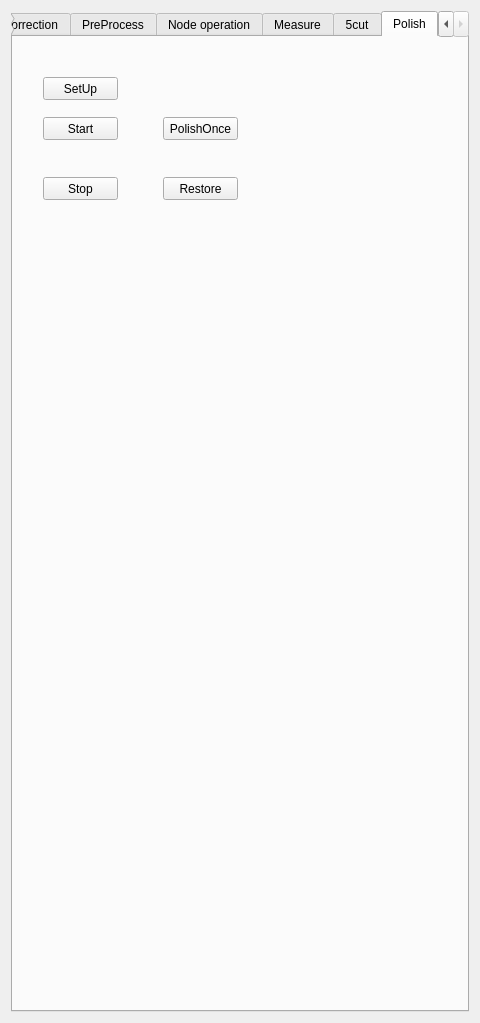
<?xml version="1.0" encoding="UTF-8"?>
<ui version="4.0">
 <class>VCViewControls</class>
 <widget class="QWidget" name="VCViewControls">
  <property name="geometry">
   <rect>
    <x>0</x>
    <y>0</y>
    <width>480</width>
    <height>996</height>
   </rect>
  </property>
  <property name="minimumSize">
   <size>
    <width>0</width>
    <height>0</height>
   </size>
  </property>
  <property name="windowTitle">
   <string>QmitkTemplate</string>
  </property>
  <layout class="QVBoxLayout" name="verticalLayout_4">
   <item>
    <widget class="QTabWidget" name="tabWidget">
     <property name="currentIndex">
      <number>5</number>
     </property>
     <widget class="QWidget" name="tab">
      <attribute name="title">
       <string>virtual correction</string>
      </attribute>
      <layout class="QVBoxLayout" name="verticalLayout">
       <item>
        <layout class="QHBoxLayout" name="horizontalLayout">
         <item>
          <widget class="QPushButton" name="pushButton_CutImage">
           <property name="text">
            <string>CutImage</string>
           </property>
          </widget>
         </item>
         <item>
          <widget class="QPushButton" name="pushButton_AddPoint">
           <property name="text">
            <string>AddPoint</string>
           </property>
          </widget>
         </item>
         <item>
          <widget class="QPushButton" name="pushButton_autoDetect">
           <property name="text">
            <string>Auto Detect</string>
           </property>
          </widget>
         </item>
         <item>
          <widget class="QPushButton" name="pushButton_Updata">
           <property name="text">
            <string>Updata</string>
           </property>
          </widget>
         </item>
         <item>
          <widget class="QPushButton" name="pushButton_Init">
           <property name="text">
            <string>Init</string>
           </property>
          </widget>
         </item>
        </layout>
       </item>
       <item>
        <widget class="Line" name="line_4">
         <property name="orientation">
          <enum>Qt::Horizontal</enum>
         </property>
        </widget>
       </item>
       <item>
        <layout class="QGridLayout" name="gridLayout_8">
         <item row="0" column="0">
          <widget class="QLabel" name="label_10">
           <property name="text">
            <string>Build COR</string>
           </property>
          </widget>
         </item>
         <item row="1" column="0">
          <widget class="QLabel" name="label_12">
           <property name="text">
            <string>Pelvis_left</string>
           </property>
          </widget>
         </item>
         <item row="4" column="1">
          <widget class="QPushButton" name="pushButton_FLC">
           <property name="text">
            <string>Build</string>
           </property>
          </widget>
         </item>
         <item row="3" column="1">
          <widget class="QPushButton" name="pushButton_PRC">
           <property name="text">
            <string>Build</string>
           </property>
          </widget>
         </item>
         <item row="5" column="0">
          <widget class="QLabel" name="label_21">
           <property name="text">
            <string>Femur_right</string>
           </property>
          </widget>
         </item>
         <item row="3" column="0">
          <widget class="QLabel" name="label_15">
           <property name="text">
            <string>Pelvis_right</string>
           </property>
          </widget>
         </item>
         <item row="4" column="0">
          <widget class="QLabel" name="label_16">
           <property name="text">
            <string>Femur_left</string>
           </property>
          </widget>
         </item>
         <item row="5" column="1">
          <widget class="QPushButton" name="pushButton_FRC">
           <property name="text">
            <string>Build</string>
           </property>
          </widget>
         </item>
         <item row="1" column="1">
          <widget class="QPushButton" name="pushButton_PLC">
           <property name="text">
            <string>Build</string>
           </property>
          </widget>
         </item>
         <item row="1" column="2">
          <widget class="QLineEdit" name="lineEdit_PLC"/>
         </item>
         <item row="3" column="2">
          <widget class="QLineEdit" name="lineEdit_PRC"/>
         </item>
         <item row="4" column="2">
          <widget class="QLineEdit" name="lineEdit_FLC"/>
         </item>
         <item row="5" column="2">
          <widget class="QLineEdit" name="lineEdit_FRC"/>
         </item>
        </layout>
       </item>
       <item>
        <widget class="Line" name="line_5">
         <property name="orientation">
          <enum>Qt::Horizontal</enum>
         </property>
        </widget>
       </item>
       <item>
        <layout class="QGridLayout" name="gridLayout">
         <item row="5" column="1">
          <layout class="QGridLayout" name="gridLayout_2">
           <item row="0" column="0">
            <widget class="QLabel" name="label">
             <property name="text">
              <string>Pelvis Surface</string>
             </property>
            </widget>
           </item>
           <item row="1" column="1">
            <widget class="QLineEdit" name="lineEdit_objname_asis"/>
           </item>
           <item row="0" column="1">
            <widget class="QLineEdit" name="lineEdit_objname_pelvis"/>
           </item>
           <item row="1" column="0">
            <widget class="QLabel" name="label_2">
             <property name="text">
              <string>ASIS</string>
             </property>
            </widget>
           </item>
           <item row="2" column="0">
            <widget class="QLabel" name="label_13">
             <property name="text">
              <string>PT</string>
             </property>
            </widget>
           </item>
           <item row="2" column="1">
            <widget class="QLineEdit" name="lineEdit_objname_PT"/>
           </item>
          </layout>
         </item>
         <item row="5" column="3">
          <widget class="QPushButton" name="pushButton_buildPelvis">
           <property name="text">
            <string>Build</string>
           </property>
          </widget>
         </item>
         <item row="0" column="1">
          <widget class="QLabel" name="label_3">
           <property name="maximumSize">
            <size>
             <width>16777215</width>
             <height>30</height>
            </size>
           </property>
           <property name="text">
            <string>Initialize Pelvis Model</string>
           </property>
          </widget>
         </item>
         <item row="2" column="1">
          <widget class="QPushButton" name="pushButton_RotateXSub">
           <property name="text">
            <string>Rotate Pelvis X-</string>
           </property>
          </widget>
         </item>
         <item row="4" column="3">
          <widget class="QComboBox" name="comboBox_OpSide">
           <item>
            <property name="text">
             <string>right</string>
            </property>
           </item>
           <item>
            <property name="text">
             <string>left</string>
            </property>
           </item>
          </widget>
         </item>
         <item row="4" column="1">
          <widget class="QLabel" name="label_7">
           <property name="maximumSize">
            <size>
             <width>16777215</width>
             <height>30</height>
            </size>
           </property>
           <property name="text">
            <string>Opratioin Side</string>
           </property>
          </widget>
         </item>
         <item row="0" column="3">
          <widget class="QPushButton" name="pushButton_applyPelvicVC">
           <property name="text">
            <string>Pelvic Correction</string>
           </property>
          </widget>
         </item>
         <item row="1" column="1">
          <widget class="QPushButton" name="pushButton_RotateXAdd">
           <property name="text">
            <string>Rotate Pelvis X+</string>
           </property>
          </widget>
         </item>
         <item row="1" column="3">
          <widget class="QDoubleSpinBox" name="doubleSpinBox_RotateXAdd">
           <property name="prefix">
            <string/>
           </property>
           <property name="suffix">
            <string>°</string>
           </property>
           <property name="decimals">
            <number>1</number>
           </property>
           <property name="maximum">
            <double>99.000000000000000</double>
           </property>
           <property name="singleStep">
            <double>0.100000000000000</double>
           </property>
           <property name="value">
            <double>1.000000000000000</double>
           </property>
          </widget>
         </item>
         <item row="2" column="3">
          <widget class="QDoubleSpinBox" name="doubleSpinBox_RotateXSub">
           <property name="suffix">
            <string>°</string>
           </property>
           <property name="decimals">
            <number>1</number>
           </property>
           <property name="singleStep">
            <double>0.100000000000000</double>
           </property>
           <property name="value">
            <double>1.000000000000000</double>
           </property>
          </widget>
         </item>
        </layout>
       </item>
       <item>
        <widget class="Line" name="line">
         <property name="orientation">
          <enum>Qt::Horizontal</enum>
         </property>
        </widget>
       </item>
       <item>
        <layout class="QGridLayout" name="gridLayout_3">
         <item row="1" column="0">
          <layout class="QGridLayout" name="gridLayout_4">
           <item row="7" column="2">
            <widget class="QLineEdit" name="lineEdit_objname_condylesL"/>
           </item>
           <item row="0" column="0">
            <widget class="QLabel" name="label_5">
             <property name="text">
              <string>Femur Surface</string>
             </property>
            </widget>
           </item>
           <item row="0" column="2">
            <widget class="QLineEdit" name="lineEdit_objname_femurL"/>
           </item>
           <item row="7" column="0">
            <widget class="QLabel" name="label_26">
             <property name="text">
              <string>Condyles</string>
             </property>
            </widget>
           </item>
           <item row="4" column="2">
            <widget class="QLineEdit" name="lineEdit_objname_trochanterL"/>
           </item>
           <item row="3" column="0">
            <widget class="QLabel" name="label_6">
             <property name="text">
              <string>FemurAxis</string>
             </property>
            </widget>
           </item>
           <item row="5" column="0">
            <widget class="QLabel" name="label_8">
             <property name="text">
              <string>FemurCor</string>
             </property>
            </widget>
           </item>
           <item row="4" column="0">
            <widget class="QLabel" name="label_14">
             <property name="text">
              <string>Trochanter</string>
             </property>
            </widget>
           </item>
           <item row="3" column="2">
            <widget class="QLineEdit" name="lineEdit_objname_femurAxisL"/>
           </item>
           <item row="5" column="2">
            <widget class="QLineEdit" name="lineEdit_objname_femurCorL"/>
           </item>
           <item row="6" column="0">
            <widget class="QLabel" name="label_25">
             <property name="text">
              <string>BTrochanter</string>
             </property>
            </widget>
           </item>
           <item row="2" column="2">
            <widget class="QLineEdit" name="lineEdit_objname_kneeL"/>
           </item>
           <item row="6" column="2">
            <widget class="QLineEdit" name="lineEdit_objname_BTrochanterL"/>
           </item>
           <item row="2" column="0">
            <widget class="QLabel" name="label_27">
             <property name="text">
              <string>Knee Surface</string>
             </property>
            </widget>
           </item>
           <item row="1" column="2">
            <widget class="QLineEdit" name="lineEdit_objname_femurImageL"/>
           </item>
           <item row="1" column="0">
            <widget class="QLabel" name="label_30">
             <property name="text">
              <string>Femur Image</string>
             </property>
            </widget>
           </item>
          </layout>
         </item>
         <item row="0" column="0">
          <widget class="QLabel" name="label_4">
           <property name="maximumSize">
            <size>
             <width>16777215</width>
             <height>30</height>
            </size>
           </property>
           <property name="text">
            <string>Initialize Left Femur Model</string>
           </property>
          </widget>
         </item>
         <item row="1" column="1">
          <widget class="QPushButton" name="pushButton_buildFemurL">
           <property name="minimumSize">
            <size>
             <width>110</width>
             <height>0</height>
            </size>
           </property>
           <property name="text">
            <string>Build</string>
           </property>
          </widget>
         </item>
        </layout>
       </item>
       <item>
        <widget class="Line" name="line_2">
         <property name="orientation">
          <enum>Qt::Horizontal</enum>
         </property>
        </widget>
       </item>
       <item>
        <layout class="QGridLayout" name="gridLayout_5">
         <item row="2" column="0">
          <layout class="QGridLayout" name="gridLayout_6">
           <item row="4" column="0">
            <widget class="QLabel" name="label_17">
             <property name="text">
              <string>FemurAxis</string>
             </property>
            </widget>
           </item>
           <item row="0" column="0">
            <widget class="QLabel" name="label_19">
             <property name="text">
              <string>Femur Surface</string>
             </property>
            </widget>
           </item>
           <item row="6" column="0">
            <widget class="QLabel" name="label_20">
             <property name="text">
              <string>FemurCor</string>
             </property>
            </widget>
           </item>
           <item row="5" column="0">
            <widget class="QLabel" name="label_18">
             <property name="text">
              <string>Trochanter</string>
             </property>
            </widget>
           </item>
           <item row="4" column="1">
            <widget class="QLineEdit" name="lineEdit_objname_femurAxisR"/>
           </item>
           <item row="0" column="1">
            <widget class="QLineEdit" name="lineEdit_objname_femurR"/>
           </item>
           <item row="8" column="1">
            <widget class="QLineEdit" name="lineEdit_objname_condylesR"/>
           </item>
           <item row="2" column="0">
            <widget class="QLabel" name="label_28">
             <property name="text">
              <string>Knee Surface</string>
             </property>
            </widget>
           </item>
           <item row="5" column="1">
            <widget class="QLineEdit" name="lineEdit_objname_trochanterR"/>
           </item>
           <item row="8" column="0">
            <widget class="QLabel" name="label_24">
             <property name="text">
              <string>Condyles</string>
             </property>
            </widget>
           </item>
           <item row="2" column="1">
            <widget class="QLineEdit" name="lineEdit_objname_kneeR"/>
           </item>
           <item row="7" column="1">
            <widget class="QLineEdit" name="lineEdit_objname_BTrochanterR"/>
           </item>
           <item row="6" column="1">
            <widget class="QLineEdit" name="lineEdit_objname_femurCorR"/>
           </item>
           <item row="7" column="0">
            <widget class="QLabel" name="label_23">
             <property name="text">
              <string>BTrochanter</string>
             </property>
            </widget>
           </item>
           <item row="1" column="1">
            <widget class="QLineEdit" name="lineEdit_objname_femurImageR"/>
           </item>
           <item row="1" column="0">
            <widget class="QLabel" name="label_29">
             <property name="text">
              <string>Femur Image</string>
             </property>
            </widget>
           </item>
          </layout>
         </item>
         <item row="2" column="1">
          <widget class="QPushButton" name="pushButton_buildFemurR">
           <property name="minimumSize">
            <size>
             <width>110</width>
             <height>0</height>
            </size>
           </property>
           <property name="text">
            <string>Build</string>
           </property>
          </widget>
         </item>
         <item row="1" column="0">
          <widget class="QLabel" name="label_11">
           <property name="text">
            <string>Initialize Right Femur Model</string>
           </property>
          </widget>
         </item>
         <item row="1" column="1">
          <widget class="QPushButton" name="pushButton_applyFemurVC">
           <property name="toolTip">
            <string>Do image processing</string>
           </property>
           <property name="text">
            <string>Femur Correction</string>
           </property>
          </widget>
         </item>
        </layout>
       </item>
       <item>
        <widget class="Line" name="line_3">
         <property name="orientation">
          <enum>Qt::Horizontal</enum>
         </property>
        </widget>
       </item>
       <item>
        <layout class="QHBoxLayout" name="horizontalLayout_3">
         <item>
          <widget class="QLabel" name="label_22">
           <property name="text">
            <string>FemoralVersionAngle</string>
           </property>
          </widget>
         </item>
         <item>
          <widget class="QLineEdit" name="lineEdit_FemoralVersionAngleL"/>
         </item>
         <item>
          <widget class="QLineEdit" name="lineEdit_FemoralVersionAngleR"/>
         </item>
         <item>
          <widget class="QPushButton" name="pushButton_FemoralVersionAngle">
           <property name="text">
            <string>BuildFVA</string>
           </property>
          </widget>
         </item>
        </layout>
       </item>
       <item>
        <layout class="QHBoxLayout" name="horizontalLayout_4">
         <property name="topMargin">
          <number>0</number>
         </property>
         <item>
          <widget class="QLabel" name="label_31">
           <property name="text">
            <string>PelvisAngle:</string>
           </property>
          </widget>
         </item>
         <item>
          <widget class="QLineEdit" name="lineEdit_pelvisAngle"/>
         </item>
         <item>
          <widget class="QPushButton" name="pushButton_pelvisAngle">
           <property name="text">
            <string>BuildPA</string>
           </property>
          </widget>
         </item>
        </layout>
       </item>
      </layout>
     </widget>
     <widget class="QWidget" name="tab_5">
      <attribute name="title">
       <string>PreProcess</string>
      </attribute>
      <layout class="QVBoxLayout" name="verticalLayout_2">
       <item>
        <layout class="QHBoxLayout" name="horizontalLayout_8">
         <item>
          <widget class="QPushButton" name="pushButton_cutLeftFemur">
           <property name="text">
            <string>CutLeftFemur</string>
           </property>
          </widget>
         </item>
         <item>
          <widget class="QPushButton" name="pushButton_cutRightFemur">
           <property name="text">
            <string>CutRightFemur</string>
           </property>
          </widget>
         </item>
         <item>
          <widget class="QPushButton" name="pushButton_cutImage">
           <property name="text">
            <string>CutImage</string>
           </property>
          </widget>
         </item>
        </layout>
       </item>
       <item>
        <widget class="QPushButton" name="pushButton_padImage">
         <property name="text">
          <string>padImage</string>
         </property>
        </widget>
       </item>
       <item>
        <widget class="QPushButton" name="pushButton_overlay">
         <property name="text">
          <string>overlay</string>
         </property>
        </widget>
       </item>
       <item>
        <spacer name="verticalSpacer">
         <property name="orientation">
          <enum>Qt::Vertical</enum>
         </property>
         <property name="sizeHint" stdset="0">
          <size>
           <width>20</width>
           <height>40</height>
          </size>
         </property>
        </spacer>
       </item>
      </layout>
     </widget>
     <widget class="QWidget" name="tab_2">
      <attribute name="title">
       <string>Node operation</string>
      </attribute>
      <layout class="QGridLayout" name="gridLayout_10">
       <item row="0" column="0">
        <widget class="QLineEdit" name="lineEdit_surfaceName"/>
       </item>
       <item row="0" column="1" colspan="2">
        <widget class="QPushButton" name="pushButton_enabelT">
         <property name="text">
          <string>Enable Transform</string>
         </property>
        </widget>
       </item>
       <item row="0" column="3">
        <widget class="QPushButton" name="pushButton_initPos">
         <property name="text">
          <string>Initial Pos</string>
         </property>
        </widget>
       </item>
       <item row="1" column="0" colspan="4">
        <layout class="QGridLayout" name="gridLayout_7">
         <item row="2" column="2">
          <widget class="QPushButton" name="pushButton_ryp">
           <property name="text">
            <string>RY+</string>
           </property>
          </widget>
         </item>
         <item row="0" column="1">
          <widget class="QPushButton" name="pushButton_xm">
           <property name="text">
            <string>X-</string>
           </property>
          </widget>
         </item>
         <item row="3" column="0">
          <widget class="QPushButton" name="pushButton_zp">
           <property name="text">
            <string>Z+</string>
           </property>
          </widget>
         </item>
         <item row="0" column="2">
          <widget class="QPushButton" name="pushButton_rxp">
           <property name="text">
            <string>RX+</string>
           </property>
          </widget>
         </item>
         <item row="2" column="1">
          <widget class="QPushButton" name="pushButton_ym">
           <property name="text">
            <string>Y-</string>
           </property>
          </widget>
         </item>
         <item row="0" column="0">
          <widget class="QPushButton" name="pushButton_xp">
           <property name="text">
            <string>X+</string>
           </property>
          </widget>
         </item>
         <item row="3" column="1">
          <widget class="QPushButton" name="pushButton_zm">
           <property name="text">
            <string>Z-</string>
           </property>
          </widget>
         </item>
         <item row="2" column="0">
          <widget class="QPushButton" name="pushButton_yp">
           <property name="text">
            <string>Y+</string>
           </property>
          </widget>
         </item>
         <item row="0" column="3">
          <widget class="QPushButton" name="pushButton_rxm">
           <property name="text">
            <string>RX-</string>
           </property>
          </widget>
         </item>
         <item row="2" column="3">
          <widget class="QPushButton" name="pushButton_rym">
           <property name="text">
            <string>RY-</string>
           </property>
          </widget>
         </item>
         <item row="3" column="2">
          <widget class="QPushButton" name="pushButton_rzp">
           <property name="text">
            <string>RZ+</string>
           </property>
          </widget>
         </item>
         <item row="3" column="3">
          <widget class="QPushButton" name="pushButton_rzm">
           <property name="text">
            <string>RZ-</string>
           </property>
          </widget>
         </item>
        </layout>
       </item>
       <item row="2" column="0">
        <widget class="QLabel" name="label_9">
         <property name="text">
          <string>选择假体</string>
         </property>
        </widget>
       </item>
       <item row="2" column="1" colspan="2">
        <widget class="QComboBox" name="comboBox_stemList">
         <item>
          <property name="text">
           <string>1#1100-4201</string>
          </property>
         </item>
         <item>
          <property name="text">
           <string>9#1100-4209</string>
          </property>
         </item>
        </widget>
       </item>
       <item row="3" column="0" colspan="2">
        <widget class="QPushButton" name="pushButton_stemCenter">
         <property name="text">
          <string>股骨柄装配中心</string>
         </property>
        </widget>
       </item>
       <item row="3" column="2" colspan="2">
        <widget class="QPushButton" name="pushButton_clip">
         <property name="text">
          <string>切割股骨</string>
         </property>
        </widget>
       </item>
       <item row="4" column="0">
        <widget class="QPushButton" name="pushButton_upSample">
         <property name="text">
          <string>upSample</string>
         </property>
        </widget>
       </item>
       <item row="4" column="1">
        <widget class="QPushButton" name="pushButton_cutFemur">
         <property name="text">
          <string>cut Femur</string>
         </property>
        </widget>
       </item>
       <item row="5" column="0" colspan="4">
        <layout class="QGridLayout" name="gridLayout_9">
         <item row="1" column="1">
          <layout class="QHBoxLayout" name="horizontalLayout_4">
           <item>
            <widget class="QLabel" name="label_32">
             <property name="text">
              <string>Source Points</string>
             </property>
            </widget>
           </item>
           <item>
            <widget class="QmitkSingleNodeSelectionWidget" name="widget_SourcePset" native="true">
             <property name="minimumSize">
              <size>
               <width>0</width>
               <height>30</height>
              </size>
             </property>
            </widget>
           </item>
          </layout>
         </item>
         <item row="2" column="1">
          <layout class="QHBoxLayout" name="horizontalLayout_5">
           <item>
            <widget class="QLabel" name="label_31">
             <property name="text">
              <string>Target Points</string>
             </property>
            </widget>
           </item>
           <item>
            <widget class="QmitkSingleNodeSelectionWidget" name="widget_TargetPset" native="true">
             <property name="minimumSize">
              <size>
               <width>0</width>
               <height>30</height>
              </size>
             </property>
            </widget>
           </item>
          </layout>
         </item>
         <item row="0" column="1">
          <widget class="QLabel" name="label_34">
           <property name="text">
            <string>LandMark Transform:</string>
           </property>
          </widget>
         </item>
         <item row="3" column="1">
          <layout class="QHBoxLayout" name="horizontalLayout_6">
           <item>
            <widget class="QLabel" name="label_33">
             <property name="text">
              <string>Moving Node</string>
             </property>
            </widget>
           </item>
           <item>
            <widget class="QmitkSingleNodeSelectionWidget" name="widget_MovingNode" native="true">
             <property name="minimumSize">
              <size>
               <width>0</width>
               <height>30</height>
              </size>
             </property>
            </widget>
           </item>
          </layout>
         </item>
         <item row="4" column="1">
          <layout class="QHBoxLayout" name="horizontalLayout_7">
           <item>
            <widget class="QPushButton" name="pushButton_applyTrans">
             <property name="text">
              <string>Apply Transform</string>
             </property>
            </widget>
           </item>
           <item>
            <widget class="QPushButton" name="pushButton_undo">
             <property name="text">
              <string>Un do</string>
             </property>
            </widget>
           </item>
          </layout>
         </item>
         <item row="5" column="1">
          <widget class="QTextBrowser" name="textBrowser_trans_info"/>
         </item>
        </layout>
       </item>
      </layout>
     </widget>
     <widget class="QWidget" name="tab_3">
      <attribute name="title">
       <string>Measure</string>
      </attribute>
      <layout class="QVBoxLayout" name="verticalLayout_3">
       <item>
        <layout class="QGridLayout" name="gridLayout_21">
         <item row="1" column="1">
          <layout class="QHBoxLayout" name="horizontalLayout_14">
           <item>
            <widget class="QLabel" name="label_69">
             <property name="text">
              <string>Tears line</string>
             </property>
            </widget>
           </item>
           <item>
            <widget class="QmitkSingleNodeSelectionWidget" name="widget_SourcePset_3" native="true">
             <property name="minimumSize">
              <size>
               <width>0</width>
               <height>30</height>
              </size>
             </property>
            </widget>
           </item>
          </layout>
         </item>
         <item row="2" column="1">
          <layout class="QHBoxLayout" name="horizontalLayout_15">
           <item>
            <widget class="QLabel" name="label_70">
             <property name="text">
              <string>Cup major axis</string>
             </property>
            </widget>
           </item>
           <item>
            <widget class="QmitkSingleNodeSelectionWidget" name="widget_TargetPset_3" native="true">
             <property name="minimumSize">
              <size>
               <width>0</width>
               <height>30</height>
              </size>
             </property>
            </widget>
           </item>
          </layout>
         </item>
         <item row="0" column="1">
          <widget class="QLabel" name="label_71">
           <property name="text">
            <string>Inclination &amp; Anteversion</string>
           </property>
          </widget>
         </item>
         <item row="3" column="1">
          <layout class="QHBoxLayout" name="horizontalLayout_16">
           <item>
            <widget class="QLabel" name="label_72">
             <property name="text">
              <string>Cup minor axis </string>
             </property>
            </widget>
           </item>
           <item>
            <widget class="QmitkSingleNodeSelectionWidget" name="widget_MovingNode_3" native="true">
             <property name="minimumSize">
              <size>
               <width>0</width>
               <height>30</height>
              </size>
             </property>
            </widget>
           </item>
          </layout>
         </item>
         <item row="4" column="1">
          <layout class="QHBoxLayout" name="horizontalLayout_17">
           <item>
            <widget class="QPushButton" name="pushButton_applyTrans_3">
             <property name="text">
              <string>Apply Transform</string>
             </property>
            </widget>
           </item>
           <item>
            <widget class="QPushButton" name="pushButton_undo_3">
             <property name="text">
              <string>Un do</string>
             </property>
            </widget>
           </item>
          </layout>
         </item>
         <item row="5" column="1">
          <widget class="QTextBrowser" name="textBrowser_trans_info_3"/>
         </item>
        </layout>
       </item>
      </layout>
     </widget>
     <widget class="QWidget" name="tab_4">
      <attribute name="title">
       <string>5cut</string>
      </attribute>
      <layout class="QVBoxLayout" name="verticalLayout_5">
       <item>
        <widget class="QComboBox" name="comboBox">
         <item>
          <property name="text">
           <string>法线模式</string>
          </property>
         </item>
         <item>
          <property name="text">
           <string>点集模式</string>
          </property>
         </item>
        </widget>
       </item>
       <item>
        <layout class="QGridLayout" name="gridLayout_11">
         <item row="3" column="0">
          <widget class="QLabel" name="label_38">
           <property name="maximumSize">
            <size>
             <width>60</width>
             <height>16777215</height>
            </size>
           </property>
           <property name="text">
            <string>前斜</string>
           </property>
          </widget>
         </item>
         <item row="1" column="1">
          <widget class="QmitkSingleNodeSelectionWidget" name="widget_plane_backOblique" native="true">
           <property name="minimumSize">
            <size>
             <width>0</width>
             <height>30</height>
            </size>
           </property>
          </widget>
         </item>
         <item row="1" column="0">
          <widget class="QLabel" name="label_36">
           <property name="maximumSize">
            <size>
             <width>60</width>
             <height>16777215</height>
            </size>
           </property>
           <property name="text">
            <string>后斜</string>
           </property>
          </widget>
         </item>
         <item row="5" column="1">
          <widget class="QLabel" name="label_normalPlaneRMS">
           <property name="text">
            <string/>
           </property>
          </widget>
         </item>
         <item row="2" column="0">
          <widget class="QLabel" name="label_37">
           <property name="maximumSize">
            <size>
             <width>60</width>
             <height>16777215</height>
            </size>
           </property>
           <property name="text">
            <string>后</string>
           </property>
          </widget>
         </item>
         <item row="2" column="1">
          <widget class="QmitkSingleNodeSelectionWidget" name="widget_plane_back" native="true">
           <property name="minimumSize">
            <size>
             <width>0</width>
             <height>30</height>
            </size>
           </property>
          </widget>
         </item>
         <item row="0" column="1">
          <widget class="QmitkSingleNodeSelectionWidget" name="widget_plane_distal" native="true">
           <property name="minimumSize">
            <size>
             <width>0</width>
             <height>30</height>
            </size>
           </property>
          </widget>
         </item>
         <item row="4" column="1">
          <widget class="QmitkSingleNodeSelectionWidget" name="widget_plane_front" native="true">
           <property name="minimumSize">
            <size>
             <width>0</width>
             <height>30</height>
            </size>
           </property>
          </widget>
         </item>
         <item row="5" column="0">
          <widget class="QPushButton" name="pushButton_calNormalPlaneRMS">
           <property name="text">
            <string>计算法线共面性</string>
           </property>
          </widget>
         </item>
         <item row="4" column="0">
          <widget class="QLabel" name="label_39">
           <property name="maximumSize">
            <size>
             <width>60</width>
             <height>16777215</height>
            </size>
           </property>
           <property name="text">
            <string>前</string>
           </property>
          </widget>
         </item>
         <item row="3" column="1">
          <widget class="QmitkSingleNodeSelectionWidget" name="widget_plane_frontOblique" native="true">
           <property name="minimumSize">
            <size>
             <width>0</width>
             <height>30</height>
            </size>
           </property>
          </widget>
         </item>
         <item row="0" column="0">
          <widget class="QLabel" name="label_35">
           <property name="maximumSize">
            <size>
             <width>60</width>
             <height>16777215</height>
            </size>
           </property>
           <property name="text">
            <string>远端</string>
           </property>
          </widget>
         </item>
         <item row="6" column="0">
          <widget class="QPushButton" name="pushButton_calAngle">
           <property name="text">
            <string>计算角度</string>
           </property>
          </widget>
         </item>
        </layout>
       </item>
       <item>
        <widget class="QTextBrowser" name="textBrowser_5Cut"/>
       </item>
       <item>
        <widget class="QPushButton" name="pushButton_seal">
         <property name="text">
          <string>sealImage</string>
         </property>
        </widget>
       </item>
      </layout>
     </widget>
     <widget class="QWidget" name="tab_6">
      <attribute name="title">
       <string>Polish</string>
      </attribute>
      <widget class="QPushButton" name="pushButton_startPolishing">
       <property name="geometry">
        <rect>
         <x>30</x>
         <y>80</y>
         <width>75</width>
         <height>23</height>
        </rect>
       </property>
       <property name="text">
        <string>Start</string>
       </property>
      </widget>
      <widget class="QPushButton" name="pushButton_stopPolishing">
       <property name="geometry">
        <rect>
         <x>30</x>
         <y>140</y>
         <width>75</width>
         <height>23</height>
        </rect>
       </property>
       <property name="text">
        <string>Stop</string>
       </property>
      </widget>
      <widget class="QPushButton" name="pushButton_polishonce">
       <property name="geometry">
        <rect>
         <x>150</x>
         <y>80</y>
         <width>75</width>
         <height>23</height>
        </rect>
       </property>
       <property name="text">
        <string>PolishOnce</string>
       </property>
      </widget>
      <widget class="QPushButton" name="pushButton_restore">
       <property name="geometry">
        <rect>
         <x>150</x>
         <y>140</y>
         <width>75</width>
         <height>23</height>
        </rect>
       </property>
       <property name="text">
        <string>Restore</string>
       </property>
      </widget>
      <widget class="QPushButton" name="pushButton_setupPolish">
       <property name="geometry">
        <rect>
         <x>30</x>
         <y>40</y>
         <width>75</width>
         <height>23</height>
        </rect>
       </property>
       <property name="text">
        <string>SetUp</string>
       </property>
      </widget>
     </widget>
    </widget>
   </item>
  </layout>
 </widget>
 <layoutdefault spacing="6" margin="11"/>
 <customwidgets>
  <customwidget>
   <class>QmitkSingleNodeSelectionWidget</class>
   <extends>QWidget</extends>
   <header location="global">QmitkSingleNodeSelectionWidget.h</header>
  </customwidget>
 </customwidgets>
 <resources/>
 <connections/>
</ui>
